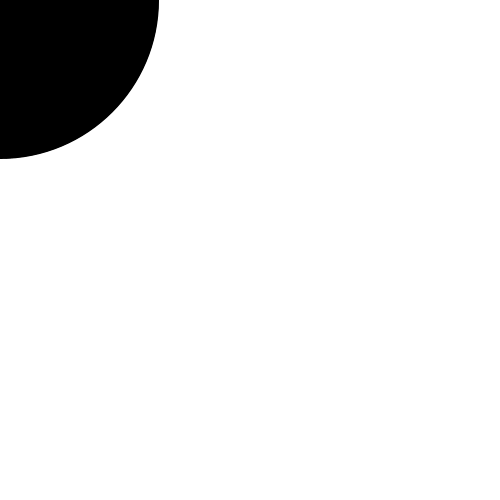
Frame 1 (no input)
Frame 60 (the mouse pressed at the canvas centre just before this capture): identical to frame 1, image omitted
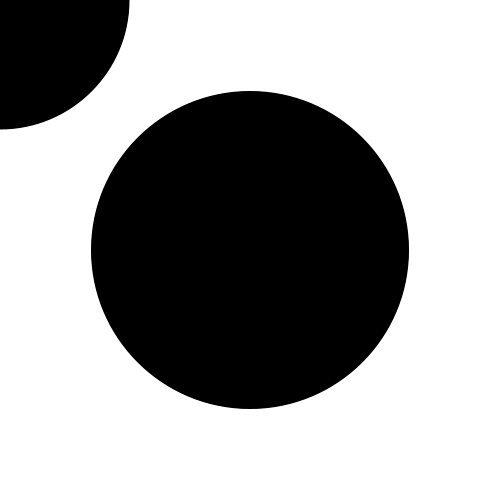
Frame 120 (the mouse held since frame 60 and released just before this capture)

The Processing sketch that drew these frames (run headless with seeded random() and noise(); from frame 60 on, the mouse is pressed at the canvas centre):

// Processing sketch: SnakeSim
// ── SnakeSim.pde
Snake s;
void setup() {
  size(500, 500);
  frameRate = 120;
  s = new Snake(320);
}

void draw() {
  background(255);
  
  s.display();
}
void keyPressed() {
  s.changeColor();
}

// ── Point.pde
class Point {
  int x;
  int y;
  
  Point(int tempX, int tempY) {
    x = tempX;
    y = tempY;
  }
}

// ── Snake.pde
class Snake {
  // declare array of Point objects
  Point[] points;
  color c;

  Snake(int s) {
    // create array of Point objects
    points = new Point[s];
    // initialize data in each array
    for (int i = 0; i < points.length; i++) {
      points[i] = new Point(0, 0);
    }
    c = color(0);
  }
  void display() {
    //shift array values by one location
    for (int i = 0; i < points.length - 1; i++) {
      points[i] = points[i+1];
    }

    // add current mouse location to the end of the array
    points[points.length - 1] = new Point(mouseX, mouseY);
    // draw the array
    for (int i = 0; i < points.length - 1; i++) {
      noStroke();
      fill(c, i*3);
      ellipse(points[i].x, points[i].y, i, i);
    }

    ellipse(mouseX, mouseY, 20, 20);
  }
  void changeColor() {
    c = color(random(0, 256), random(0, 256), random(0, 256));
  }
}
